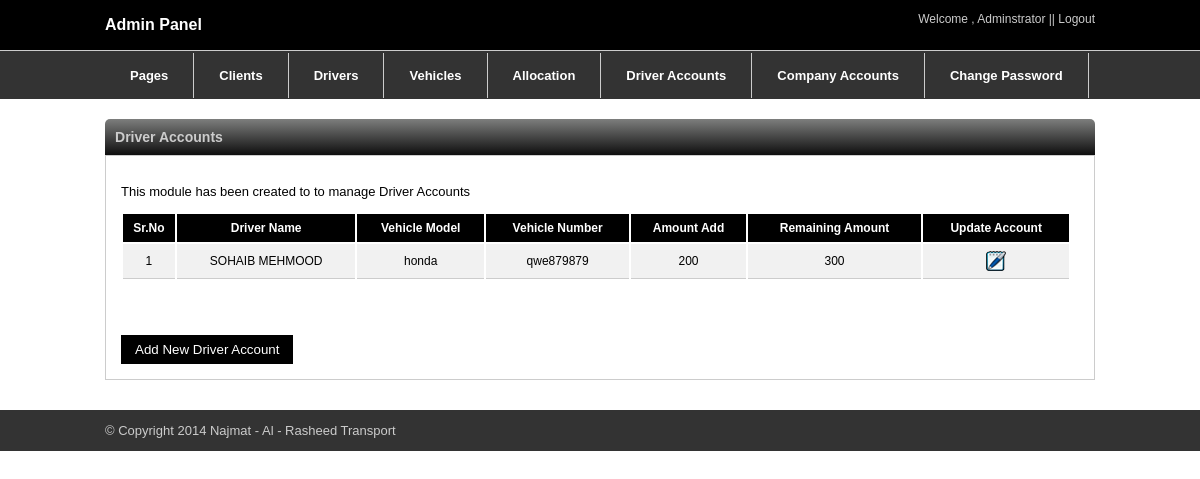
The app's page /admin/accounts.php (signed in) with its own data.
### tables this page shows
CREATE TABLE IF NOT EXISTS `accounts` (
  `id` int(11) NOT NULL AUTO_INCREMENT,
  `driver_id` int(11) NOT NULL,
  `total_amount` varchar(255) NOT NULL,
  `add_cash` varchar(255) NOT NULL,
  `date` varchar(255) NOT NULL,
  `remaining` varchar(255) NOT NULL,
  PRIMARY KEY (`id`)
);

CREATE TABLE IF NOT EXISTS `drivers` (
  `id` int(11) NOT NULL AUTO_INCREMENT,
  `finame` varchar(255) NOT NULL,
  `lname` varchar(255) NOT NULL,
  `fname` varchar(255) NOT NULL,
  `cnic` varchar(255) NOT NULL,
  `phone1` varchar(255) NOT NULL,
  `phone2` varchar(255) NOT NULL,
  `address` varchar(255) NOT NULL,
  `lis_no` varchar(255) NOT NULL,
  `lis_exdate` date NOT NULL,
  `visa_no` varchar(255) NOT NULL,
  `visa_exdate` date NOT NULL,
  `pass_no` varchar(255) NOT NULL,
  `pass_exdate` varchar(255) NOT NULL,
  `lab_no` varchar(255) NOT NULL,
  `lab_exdate` date NOT NULL,
  `image` varchar(255) NOT NULL,
  PRIMARY KEY (`id`)
);

CREATE TABLE IF NOT EXISTS `allocation` (
  `id` int(11) NOT NULL AUTO_INCREMENT,
  `vehicle` varchar(255) NOT NULL,
  `vehicle_model` varchar(255) NOT NULL,
  `driver` int(11) NOT NULL,
  `date` date NOT NULL,
  PRIMARY KEY (`id`)
);

### admin/accounts.php (the view, shortened to what this page needs)
<?php
include("themes/header.php");
 ?>
<br />
<div class="container">
<div class="titleheader">
<h3>Driver Accounts</h3>
</div>
<div class="outer-container">
<p class="text">This module has been created to to manage Driver Accounts</p>
<table class="listing" style="width:950px;">
<tr>
<th>Sr.No</th>
<th>Driver Name</th>
<th>Vehicle Model</th>
<th>Vehicle Number</th>
<th>Amount Add</th>
<th>Remaining Amount</th>
<th>Update Account</th>
</tr>
<?php
$max = 10;
if(isset($_GET['pg'])){
$p = $_GET['pg'];
}
else
{
$p = 1;
}
$limits = (int)($p - 1) * $max;
$q1="select * from accounts limit " . $limits . "," . $max;
$result=mysql_query($q1);
if(mysql_num_rows($result)>0)
{
$count=1;
while($row=mysql_fetch_array($result))
{
$driver=$row['driver_id'];
$q2=mysql_query("select * from drivers where id=".$driver);
$drow=mysql_fetch_array($q2);
$q3=mysql_query("select * from allocation where driver=".$driver);
$arow=mysql_fetch_array($q3)
?>
<tr>
<td align="center"><?php echo $count++; ?></td>
<td><?php echo $drow['finame']; ?>&nbsp;<?php echo $drow['lname']; ?></td>
<td><?php echo $arow['vehicle_model']; ?></td>
<td><?php echo $arow['vehicle']; ?></td>
<td><?php echo $row['add_cash']; ?></td>
<td><?php echo $row['total_amount']; ?></td>
<td>
<a href="upaccount.php?id=<?php echo $row['id']; ?>&n=<?php echo $drow['finame']; ?> <?php echo $drow['lname']; ?>" title="Edit Account"><img src="images/edit.png" alt="Edit Account" /></a>
</td>
</tr>
<?php }$count++;} ?>
</table>
<div class="pagination">
</div>
<a href="add_daccount.php"><input type="button" name="sumit" class="add" value="Add New Driver Account" ></a>
</div>
</div>
<br />
<br />
<?php include("themes/footer.php"); ?>

### admin/css/style.css (style rules this page uses)
input { outline: none; }
body { margin:0px; padding:0px; }
.container { margin:0 auto; width:990px; }
.titleheader h3 { margin:0px; padding:10px; }
.titleheader { float: left; width: 100%; font-family: arial; font-size: 12px; background: #7d7e7d; background: -moz-linear-gradient(top, #7d7e7d 0%, #0e0e0e 100%); background: -webkit-gradient(linear, left top, left bottom, color-stop(0%,#7d7e7d), color-stop(100%,#0e0e0e)); background: -webkit-linear-gradient(top, #7d7e7d 0%,#0e0e0e 100%); background: -o-linear-gradient(top, #7d7e7d 0%,#0e0e0e 100%); background: -ms-linear-gradient(top, #7d7e7d 0%,#0e0e0e 100%); background: linear-gradient(to bottom, #7d7e7d 0%,#0e0e0e 100%); filter: progid:DXImageTransform.Microsoft.gradient( startColorstr='#7d7e7d', endColorstr='#0e0e0e',GradientType=0 ); border-top-right-radius:5px; border-top-left-radius:5px; color: #ccc; margin-top: 20px; }
.outer-container { float: left; width: 958px; background-color: #fff; border: 1px solid #ccc; padding: 15px; margin-bottom: 20px; }
.text { font-family:arial; font-size:13px; }
th { background-color:#000000; font-family:Arial, Helvetica, sans-serif; color:#fff; font-size:12px; font-weight:bold; padding-top: 7px; padding-bottom: 7px; }
td { font-family: Arial, Helvetica, sans-serif; font-size: 12px; text-align: center; padding-top: 7px; padding-bottom: 7px; border-bottom: 1px solid #ccc; background-color: #f1f1f1; }
.add { background-color: #000; padding: 7px 14px; color: #fff; border: none; margin-top: 20px; }
.pagination { margin: 5px auto; padding: 12px 0; text-align: center; }

### records on screen
accounts: driver.finame "SOHAIB", driver.lname "MEHMOOD", allocation.vehicle_model "honda", allocation.vehicle "qwe879879", add_cash "200", total_amount "300"
